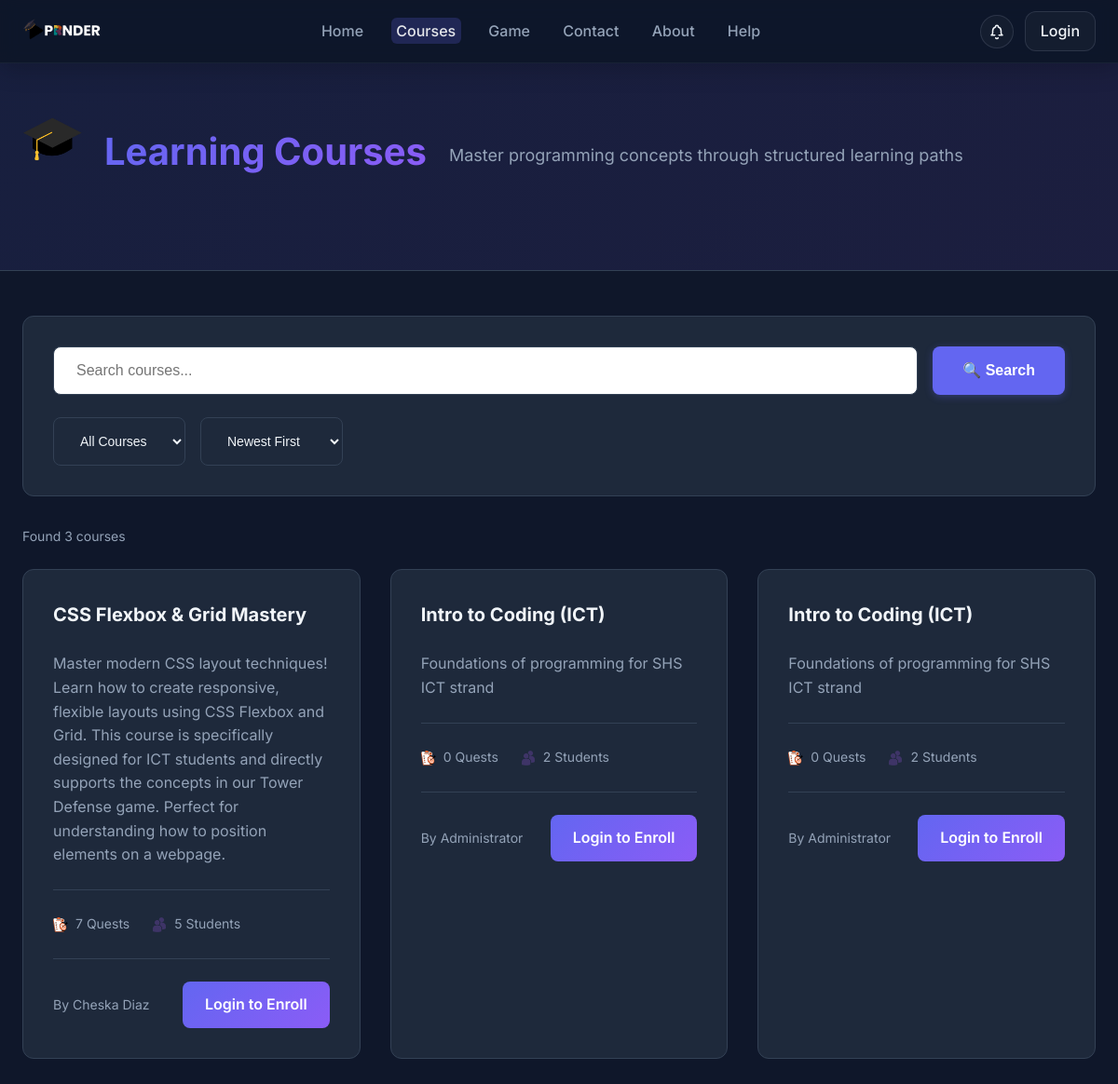
The app's page /public/courses.php with its own data.
### tables this page shows
CREATE TABLE `courses` (
  `id` int(10) UNSIGNED NOT NULL,
  `title` varchar(150) NOT NULL,
  `description` text DEFAULT NULL,
  `created_by` int(10) UNSIGNED NOT NULL,
  `created_at` timestamp NOT NULL DEFAULT current_timestamp()
);

CREATE TABLE `user_profiles` (
  `user_id` int(10) UNSIGNED NOT NULL,
  `full_name` varchar(150) NOT NULL,
  `avatar_url` varchar(255) DEFAULT NULL,
  `bio` text DEFAULT NULL,
  `preferences` longtext DEFAULT NULL CHECK (json_valid(`preferences`))
);

### src/session.php (called while the page is built, shortened)
<?php
function is_logged_in(): bool {
    return isset($_SESSION['user_id']);
}

### src/db.php (called while the page is built, shortened)
<?php
function db(): PDO {
    $dsn = 'mysql:host=' . DB_HOST . ';dbname=' . DB_NAME . ';charset=utf8mb4';
    $options = [
        PDO::ATTR_ERRMODE => PDO::ERRMODE_EXCEPTION,
        PDO::ATTR_DEFAULT_FETCH_MODE => PDO::FETCH_ASSOC,
        PDO::ATTR_EMULATE_PREPARES => false,
    ];
    $pdo = new PDO($dsn, DB_USER, DB_PASS, $options);
    return $pdo;
}

### public/courses.php (the view, shortened to what this page needs)
<?php
$userId = is_logged_in() ? current_user_id() : null;
$search = trim($_GET['search'] ?? '');
$filter = $_GET['filter'] ?? 'all';
$sort = $_GET['sort'] ?? 'newest';
$query = '
    SELECT
        c.id,
        c.title,
        c.description,
        c.created_at,
        u.email as creator_email,
        p.full_name as creator_name,
        COUNT(DISTINCT q.id) as quest_count,
        COUNT(DISTINCT e.user_id) as enrolled_count,
        CASE WHEN e2.user_id IS NOT NULL THEN 1 ELSE 0 END as is_enrolled
    FROM courses c
    LEFT JOIN users u ON u.id = c.created_by
    LEFT JOIN user_profiles p ON p.user_id = u.id
    LEFT JOIN quests q ON q.course_id = c.id
    LEFT JOIN enrollments e ON e.course_id = c.id
    LEFT JOIN enrollments e2 ON e2.course_id = c.id AND e2.user_id = ?
    WHERE 1=1
';
$params = [$userId];
$query .= ' GROUP BY c.id, c.title, c.description, c.created_at, u.email, p.full_name, e2.user_id';
switch ($sort) {
    default:
        $query .= ' ORDER BY c.created_at DESC';
}
$stmt = db()->prepare($query);
$stmt->execute($params);
$courses = $stmt->fetchAll();
$role = null; $unread = 0; $userProfile = null;
?>
<!DOCTYPE html>
<html lang="en">
<head>
    <link rel="stylesheet" href="styles.css">
</head>
<body>
    <nav class="navbar">
        <div class="container">
            <div class="nav-content">
                <a href="index.php" class="logo">
                    <img src="../images/APRNDR (4).png" alt="Aprnder Logo" style="height: 48px; width: auto;">
                </a>
                <ul class="nav-links">
                    <li><a href="index.php">Home</a></li>
                    <li><a href="courses.php" class="active">Courses</a></li>
                    <li><a href="game.php">Game</a></li>
                    <li><a href="contact.php">Contact</a></li>
                    <?php if (!is_logged_in()): ?>
                        <li><a href="about.php">About</a></li>
                        <li><a href="help.php">Help</a></li>
                    <?php endif; ?>
                </ul>
                <div class="nav-actions">
                    <a href="#" id="notifBtn" class="notif-bell" aria-label="Notifications">
                    </a>
                    <?php if (is_logged_in()): ?>
                        <a href="profile.php" class="profile-avatar-nav" aria-label="Profile">
                            <?php
                            $initials = '';
                            $nameParts = explode(' ', $userProfile['full_name'] ?? 'User');
                            foreach ($nameParts as $part) {
                                if (!empty($part)) {
                                    $initials .= strtoupper($part[0]);
                                }
                            }
                            $initials = substr($initials, 0, 2);
                            if (!empty($userProfile['avatar_url'])): ?>
                                <img src="<?php echo htmlspecialchars($userProfile['avatar_url']); ?>" alt="Profile">
                            <?php else: ?>
                                <div class="avatar-initials"><?php echo $initials; ?></div>
                            <?php endif; ?>
                        </a>
                        <a href="logout.php" class="btn-login">Logout</a>
                    <?php else: ?>
                        <a href="login.php" class="btn-login">Login</a>
                    <?php endif; ?>
                </div>
            </div>
        </div>
    </nav>
    <section class="page-header">
        <div class="container">
            <div class="header-content">
                <div class="header-icon"><img src="../images/Grad Cap.png" alt="Courses" style="width: 64px; height: 64px; object-fit: contain;"></div>
                <h1>Learning Courses</h1>
                <p>Master programming concepts through structured learning paths</p>
            </div>
        </div>
    </section>
    <section class="courses-content">
        <div class="container">
            <div class="search-filter-bar">
                <form method="get" class="search-form">
                    <div class="search-input-wrapper">
                        <input
                            type="text"
                            name="search"
                            class="search-input"
                            placeholder="Search courses..."
                            value="<?php echo htmlspecialchars($search); ?>"
                        >
                        <button type="submit" class="search-btn">🔍 Search</button>
                    </div>
                    <div class="filter-controls">
                        <select name="filter" class="filter-select" onchange="this.form.submit()">
                            <option value="all" <?php echo $filter === 'all' ? 'selected' : ''; ?>>All Courses</option>
                        </select>
                        <select name="sort" class="filter-select" onchange="this.form.submit()">
                            <option value="newest" <?php echo $sort === 'newest' ? 'selected' : ''; ?>>Newest First</option>
                        </select>
                    </div>
                </form>
            </div>
            <?php if (!empty($courses)): ?>
                <div class="results-info">
                    <p>Found <?php echo count($courses); ?> course<?php echo count($courses) !== 1 ? 's' : ''; ?></p>
                </div>
                <div class="courses-grid">
                    <?php foreach ($courses as $course): ?>
                        <div class="course-card">
                            <div class="course-header">
                                <h3><?php echo htmlspecialchars($course['title']); ?></h3>
                            </div>
                            <p class="course-description"><?php echo htmlspecialchars($course['description']); ?></p>
                            <div class="course-meta">
                                <div class="meta-item">
                                    <span class="meta-icon"><img src="../images/Task.png" alt="Quests" style="width: 16px; height: 16px; object-fit: contain; vertical-align: middle;"></span>
                                    <span><?php echo (int)$course['quest_count']; ?> Quests</span>
                                </div>
                                <div class="meta-item">
                                    <span class="meta-icon"><img src="../images/Students.png" alt="Students" style="width: 16px; height: 16px; object-fit: contain; vertical-align: middle;"></span>
                                    <span><?php echo (int)$course['enrolled_count']; ?> Students</span>
                                </div>
                            </div>
                            <div class="course-footer">
                                <small>By <?php echo htmlspecialchars($course['creator_name'] ?? $course['creator_email']); ?></small>
                                <?php if (!is_logged_in()): ?>
                                    <a href="login.php?redirect=courses.php" class="btn btn-primary">Login to Enroll</a>
                                <?php elseif ($course['is_enrolled']): ?>
                                    <a href="course.php?id=<?php echo (int)$course['id']; ?>" class="btn btn-primary">Continue Learning</a>
                                <?php endif; ?>
                            </div>
                        </div>
                    <?php endforeach; ?>
                </div>
            <?php endif; ?>
        </div>
    </section>
</body>
</html>

### records on screen
courses: title "CSS Flexbox & Grid Mastery", description "Master modern CSS layout techniques! Learn how to create responsive, flexible layouts using CSS Flexbox and Grid. This course is specifically designed for ICT students and directly supports the concepts in our Tower Defense game. Perfect for understanding how to position elements on a webpage.", quest_count "7", enrolled_count "5", user_profiles.full_name "Cheska Diaz"
courses: title "Intro to Coding (ICT)", description "Foundations of programming for SHS ICT strand", quest_count "0", enrolled_count "2", user_profiles.full_name "Administrator"
courses: title "Intro to Coding (ICT)", description "Foundations of programming for SHS ICT strand", quest_count "0", enrolled_count "2", user_profiles.full_name "Administrator"

### other values on screen
count($courses) "3"
